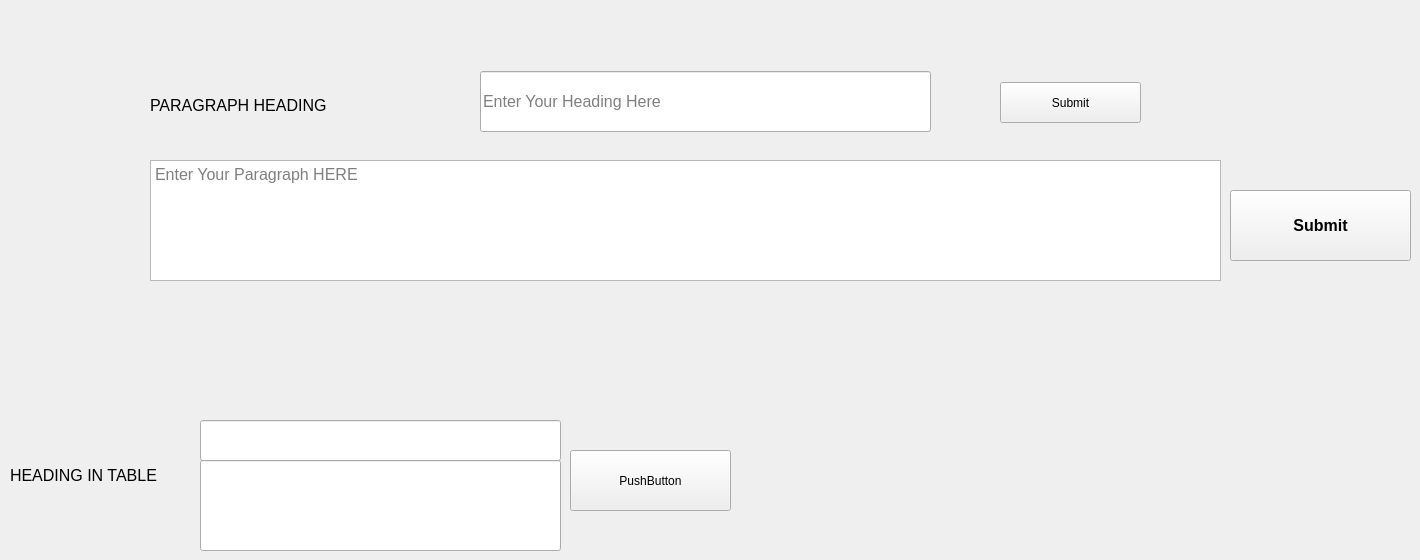
    <widget class="QWidget" name="tab2">
     <attribute name="title">
      <string>ADD PARAGRAPHS</string>
     </attribute>
     <widget class="QPushButton" name="pushButton_PGraph">
      <property name="geometry">
       <rect>
        <x>1230</x>
        <y>190</y>
        <width>181</width>
        <height>71</height>
       </rect>
      </property>
      <property name="font">
       <font>
        <pointsize>12</pointsize>
        <weight>75</weight>
        <bold>true</bold>
       </font>
      </property>
      <property name="text">
       <string>Submit</string>
      </property>
     </widget>
     <widget class="QTextEdit" name="textEdit_Docs_paraGraph_text">
      <property name="geometry">
       <rect>
        <x>150</x>
        <y>160</y>
        <width>1071</width>
        <height>121</height>
       </rect>
      </property>
      <property name="font">
       <font>
        <pointsize>12</pointsize>
       </font>
      </property>
      <property name="autoFormatting">
       <set>QTextEdit::AutoAll</set>
      </property>
      <property name="placeholderText">
       <string>Enter Your Paragraph HERE</string>
      </property>
     </widget>
     <widget class="QLineEdit" name="lineEdit_paragraph_heading">
      <property name="geometry">
       <rect>
        <x>480</x>
        <y>71</y>
        <width>451</width>
        <height>61</height>
       </rect>
      </property>
      <property name="font">
       <font>
        <pointsize>12</pointsize>
       </font>
      </property>
      <property name="placeholderText">
       <string>Enter Your Heading Here</string>
      </property>
     </widget>
     <widget class="QLabel" name="label_2">
      <property name="geometry">
       <rect>
        <x>150</x>
        <y>90</y>
        <width>191</width>
        <height>31</height>
       </rect>
      </property>
      <property name="font">
       <font>
        <pointsize>12</pointsize>
       </font>
      </property>
      <property name="text">
       <string>PARAGRAPH HEADING</string>
      </property>
     </widget>
     <widget class="QLabel" name="label_20">
      <property name="geometry">
       <rect>
        <x>10</x>
        <y>440</y>
        <width>161</width>
        <height>71</height>
       </rect>
      </property>
      <property name="font">
       <font>
        <pointsize>12</pointsize>
       </font>
      </property>
      <property name="text">
       <string>HEADING IN TABLE</string>
      </property>
     </widget>
     <widget class="QLineEdit" name="lineEdit_TableHeadS">
      <property name="geometry">
       <rect>
        <x>200</x>
        <y>420</y>
        <width>361</width>
        <height>41</height>
       </rect>
      </property>
     </widget>
     <widget class="QLineEdit" name="lineEdit_TableHeadL">
      <property name="geometry">
       <rect>
        <x>200</x>
        <y>460</y>
        <width>361</width>
        <height>91</height>
       </rect>
      </property>
     </widget>
     <widget class="QPushButton" name="pushButton_TableHeading">
      <property name="geometry">
       <rect>
        <x>570</x>
        <y>450</y>
        <width>161</width>
        <height>61</height>
       </rect>
      </property>
      <property name="text">
       <string>PushButton</string>
      </property>
     </widget>
     <widget class="QPushButton" name="pushButton_Doc_Para_heading">
      <property name="geometry">
       <rect>
        <x>1000</x>
        <y>82</y>
        <width>141</width>
        <height>41</height>
       </rect>
      </property>
      <property name="text">
       <string>Submit</string>
      </property>
     </widget>
    </widget>
